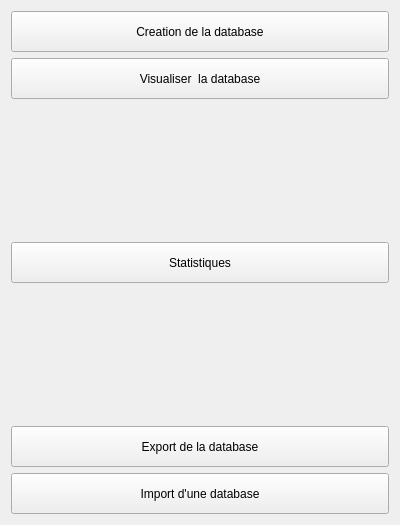
<?xml version="1.0" encoding="UTF-8"?>
<ui version="4.0">
 <class>Gestion</class>
 <widget class="QWidget" name="Gestion">
  <property name="geometry">
   <rect>
    <x>0</x>
    <y>0</y>
    <width>400</width>
    <height>525</height>
   </rect>
  </property>
  <property name="windowTitle">
   <string>Gestion de la Database</string>
  </property>
  <layout class="QGridLayout" name="gridLayout_4">
   <item row="2" column="0">
    <layout class="QGridLayout" name="gridLayout_2"/>
   </item>
   <item row="1" column="0">
    <spacer name="verticalSpacer">
     <property name="orientation">
      <enum>Qt::Vertical</enum>
     </property>
     <property name="sizeHint" stdset="0">
      <size>
       <width>20</width>
       <height>45</height>
      </size>
     </property>
    </spacer>
   </item>
   <item row="5" column="0">
    <layout class="QGridLayout" name="gridLayout_3">
     <item row="0" column="0">
      <widget class="QPushButton" name="BExp">
       <property name="minimumSize">
        <size>
         <width>281</width>
         <height>41</height>
        </size>
       </property>
       <property name="text">
        <string>Export de la database</string>
       </property>
      </widget>
     </item>
     <item row="1" column="0">
      <widget class="QPushButton" name="BImp">
       <property name="minimumSize">
        <size>
         <width>281</width>
         <height>41</height>
        </size>
       </property>
       <property name="text">
        <string>Import d'une database</string>
       </property>
      </widget>
     </item>
    </layout>
   </item>
   <item row="0" column="0">
    <layout class="QGridLayout" name="gridLayout">
     <item row="0" column="0">
      <widget class="QPushButton" name="BCree">
       <property name="minimumSize">
        <size>
         <width>281</width>
         <height>41</height>
        </size>
       </property>
       <property name="text">
        <string>Creation de la database</string>
       </property>
      </widget>
     </item>
     <item row="1" column="0">
      <widget class="QPushButton" name="BVue">
       <property name="minimumSize">
        <size>
         <width>281</width>
         <height>41</height>
        </size>
       </property>
       <property name="text">
        <string>Visualiser  la database</string>
       </property>
      </widget>
     </item>
    </layout>
   </item>
   <item row="4" column="0">
    <spacer name="verticalSpacer_3">
     <property name="orientation">
      <enum>Qt::Vertical</enum>
     </property>
     <property name="sizeHint" stdset="0">
      <size>
       <width>20</width>
       <height>45</height>
      </size>
     </property>
    </spacer>
   </item>
   <item row="3" column="0">
    <widget class="QPushButton" name="BStat">
     <property name="minimumSize">
      <size>
       <width>281</width>
       <height>41</height>
      </size>
     </property>
     <property name="text">
      <string>Statistiques</string>
     </property>
    </widget>
   </item>
  </layout>
 </widget>
 <resources/>
 <connections/>
</ui>
